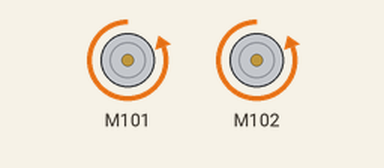
Simulated run of this program. Board: Teensy 4. Parts: 2 × DC motor (green arrow = forward, orange = backward, longer = faster). What the program prints to the serial monitor is not drawn.

Above: at 0.1 s.
Timing chart, 0 to 1.6 s (numbered marks = the images above):
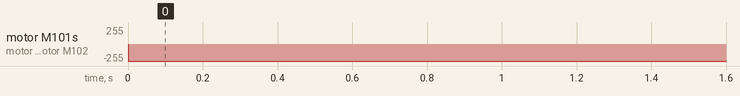

Measured:
- by itself, motor M101, motor M102: stopped → backward 255/255 at 0.00 s

The program:

main.cpp
```cpp
#include <Arduino.h>

#include "Grove_Motor_Driver_TB6612FNG.h"
#include <Wire.h>

MotorDriver motor;

void setup() {
    // join I2C bus (I2Cdev library doesn't do this automatically)
    Wire.begin();
    Serial.begin(9600);
    motor.init();
}

void loop() {
    // drive 2 dc motors at speed=255, clockwise
    Serial.println("run at speed=255");
    motor.dcMotorRun(MOTOR_CHA, -255);
    motor.dcMotorRun(MOTOR_CHB, -255);
    //delay(900);

    // brake
    //Serial.println("brake");
    //motor.dcMotorBrake(MOTOR_CHA);
    //motor.dcMotorBrake(MOTOR_CHB);
    //delay(1000);

    // drive 2 dc motors at speed=200, anticlockwise
    //Serial.println("run at speed=-200");
    //motor.dcMotorRun(MOTOR_CHA, 200);
    //motor.dcMotorRun(MOTOR_CHB, -200);
    //delay(1000);

    // stop 2 motors
    //Serial.println("stop");
    //motor.dcMotorStop(MOTOR_CHA);
    //motor.dcMotorStop(MOTOR_CHB);
    //delay(1000);
}
```
